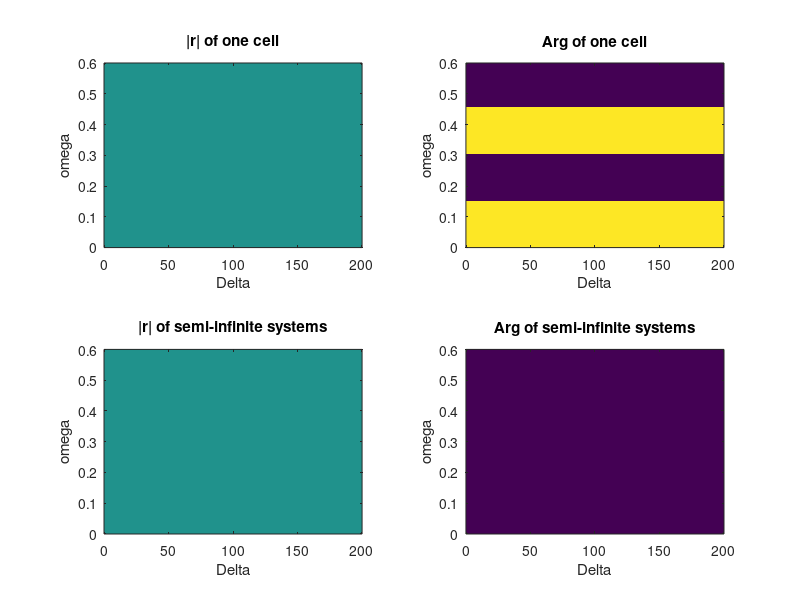

Recreate this plot in MATLAB.
%model D,Dr.Li 's paper + 2 column
% This program could simulate the paper of Li and Zww
clc,clear
%paramaters
L=100;D=2*L;h0=L/2;
Delta=0:001:2*L;%The length of l_0 to the left end of A
delta=100;
%ne=1;%temp
ne1=3.2;%slab A
ne2=1;%slab B
ne3=2;
h1=100;h2=100;
c=3e8;
w=0:0.001:0.6;
k=w*1e7*ne1/c;
k1=w*1e7*ne1/c;
k2=w*1e7*ne2/c;
k3=w*1e7*ne3/c;
Z0=1;% todo
Tc1=1+1j*tan(k*h0)/2;Tc2=1j*tan(k*h0)/2;Tc3=-1j*tan(k*h0)/2;Tc4=1-1j*tan(k*h0)/2;
P=[1,1;1/Z0,-1/Z0];
num1=length(w);
num2=length(Delta);
r=zeros(num2,num1);Arg=zeros(num2,num1);
r1=zeros(num2,num1);Arg1=zeros(num2,num1);
parfor n=1:num1%omega
    for m=1:num2%Delta
        Tc=[Tc1(n),Tc2(n);Tc3(n),Tc4(n)];
        T0=[exp(1j*k1(n)*L),0;0,exp(-1j*k1(n)*L)];
        %T_A=Tc*T0*Tc;%A介质加上两个柱子
        T_A=T0;
        if m<L/D*num2
            T_B1=[exp(1j*k2(n)*Delta(m)),0;0,exp(-1j*k2(n)*Delta(m))];
            T_B2=[exp(1j*k2(n)*(L-Delta(m))),0;0,exp(-1j*k2(n)*(L-Delta(m)))];
            T_C=[exp(1j*k3(n)*L),0;0,exp(-1j*k3(n)*L)];
            T=T_B1*T_A*T_B2*T_C;
        elseif m>=L/D*num2 && m<=num2
            T_B=[exp(1j*k2(n)*L),0;0,exp(-1j*k2(n)*L)];
            T_C1=[exp(1j*k3(n)*(Delta(m)-L)),0;0,exp(-1j*k3(n)*(Delta(m)-L))];
            T_C2=[exp(1j*k3(n)*(2*L-Delta(m))),0;0,exp(-1j*k3(n)*(2*L-Delta(m)))];
            T=T_B*T_C1*T_A*T_C2;
        end
        M=P*T*P^-1;
        Z=(M(1,1)-M(2,2)-sqrt((M(1,1)-M(2,2))^2+4*M(2,1)*M(1,2)))/(2*M(2,1));
        if real(Z)>0
            Z=(M(1,1)-M(2,2)-sqrt((M(1,1)-M(2,2))^2+4*M(2,1)*M(1,2)))/(2*M(2,1));
        else
            Z=(M(1,1)-M(2,2)+sqrt((M(1,1)-M(2,2))^2+4*M(2,1)*M(1,2)))/(2*M(2,1));
        end
        r1(m,n)=abs((Z-Z0)/(Z+Z0));
        Arg1(m,n)=angle((Z-Z0)/(Z+Z0));
%         if Arg1(m,n)<-pi+0.001&&Arg1(m,n)>-pi-0.001
%             Arg1(m,n)=pi;
%         end
        r(m,n)=abs(-T(2,1)./T(2,2));
        Arg(m,n)=angle(-T(2,1)./T(2,2));
    end
end
subplot(2,2,1)
imagesc(w,Delta,r);
title("|r| of one cell")
view([-90 90]);
box('on');
axis('ij');
xlabel("\omega");ylabel("\Delta");
subplot(2,2,2)
imagesc(w,Delta,Arg);
title("Arg of one cell")
view([-90 90]);
box('on');
axis('ij');
xlabel("\omega");ylabel("\Delta");
subplot(2,2,3)
imagesc(w,Delta,r1);
title("|r| of semi-infinite systems")
view([-90 90]);
box('on');
axis('ij');
xlabel("\omega");ylabel("\Delta");
subplot(2,2,4)
imagesc(w,Delta,Arg1);
title("Arg of semi-infinite systems")
view([-90 90]);
box('on');
axis('ij');
xlabel("\omega");ylabel("\Delta");